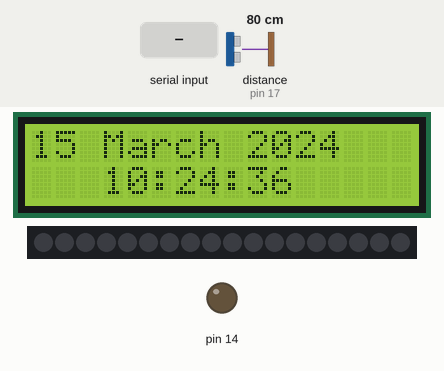
The sketch below on a simulated Arduino Uno, built with avr-gcc and run on an emulated ATmega328P. Shown: 16×2 character LCD, 18 RGB LEDs in strip order, left to right, output pins drawn as LEDs (lit = HIGH). Wiring (inferred from the names in the program): ultrasonic range finder: trigger pin 18; echo pin 17. The inputs (shaded band) are chosen by the test bench; at power-on: distance to the obstacle (sensor on pin 17) 80 cm. The echo pulse lasts 58.3 µs per cm; the local clock reads 2024-03-15 10:24:30 at power-on unless the sketch sets it; pins used as bus, display or sensor lines are not drawn; what the sketch prints to the serial monitor is not drawn.

Above: at 7.3 s.
7.4 s: "90,45,200\n" received over the second serial link
At 14.4 s:
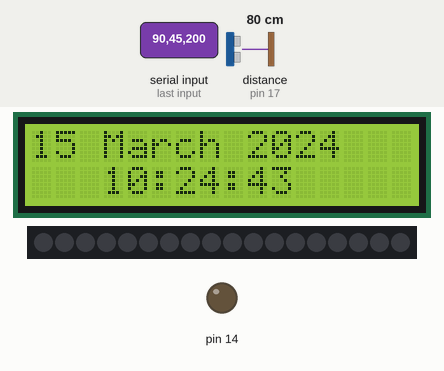
15.2 s: "A90\n" received over the second serial link
At 19.96 s:
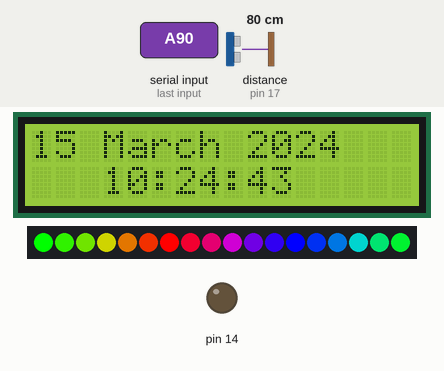
39.2 s: "X,45\n" received over the second serial link
At 49.2 s:
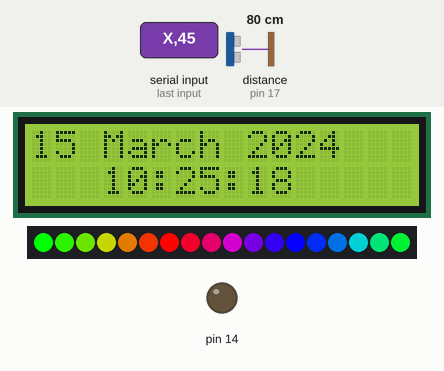
49.5 s: "B90\n" received over the second serial link
At 55.6 s:
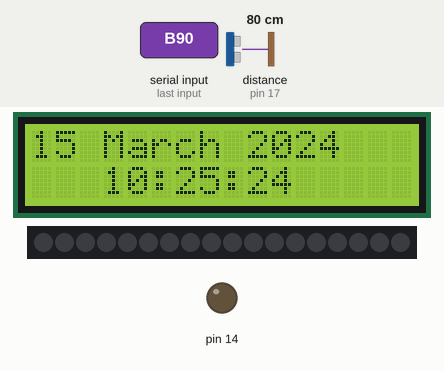
55.9 s: "Q" received over the second serial link
At 62.9 s:
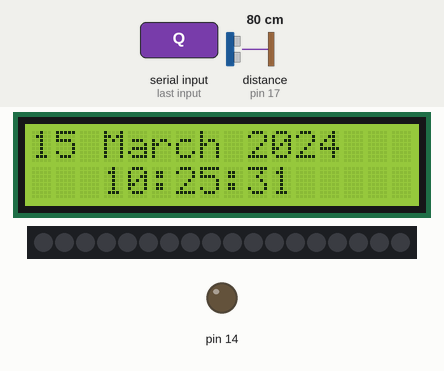
67.8 s: "X" received over the second serial link
At 75.0 s:
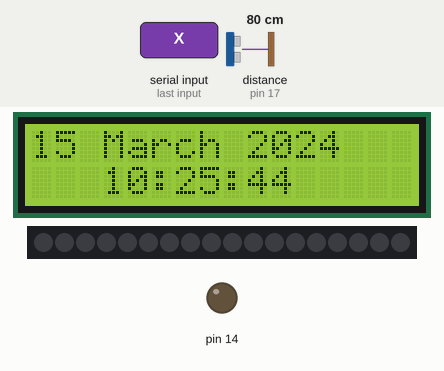

Measured:
- after the input at 7.4 s, the display: changes after 6.3 s (image 1)
- after the input at 67.8 s, the display: changes after 6.8 s (image 6)
- what the display in image 5 shows lasts 6.1 s, from 61.5 s to 67.6 s

The sketch:

10.03E.ino
```cpp
//hello on va essayer de faire un programme correct stp mati
#include <Adafruit_NeoPixel.h>
#define PIN 11
#define NUM_LEDS 18
Adafruit_NeoPixel strip = Adafruit_NeoPixel(NUM_LEDS, PIN, NEO_GRB + NEO_KHZ800);

////////////////////////////////////

#include <SoftwareSerial.h>
#define ARDUINO_RX 15//should connect to TX of the Serial MP3 Player module
#define ARDUINO_TX 16//connect to RX of the module
SoftwareSerial mySerial(ARDUINO_RX, ARDUINO_TX);
static int8_t Send_buf[8] = {0} ;

#define CMD_SEL_DEV 0X09
#define DEV_TF 0X02
#define CMD_PLAY_W_VOL 0X22
#define CMD_PLAY 0X0D
#define CMD_PAUSE 0X0E


#include <string.h>
#include <DS1302.h>
#include <LiquidCrystal.h>

#include <stdio.h>
//Init DS1302
DS1302 rtc(2, 3, 4);
LiquidCrystal lcd(5, 6, 7, 8, 9, 10); // initialise les commandes avec les n° de broches
// Init structure Time-data
Time t;

int heure;
int minutes;

//Programa voz
String mensaje;
#define RX 12
#define TX 13
SoftwareSerial BlueT(RX,TX);

///////////////////////////////////MATI////////////////////////////////////////

#define ARDUINO_RX 3//should connect to TX of the Serial MP3 Player module
#define ARDUINO_TX 4//connect to RX of the module
#define RX 8
#define TX 9
const int echo=17;
const int trig=18;
int d; // distance à laquelle l'utilisateur se trouve du réveil, on va devoir la faire changer avec le telephone

////////////////////////////////FIN MATI///////////////////////////////////////


void setup() //////////////////////////////////////////////////////////////////////SETUP//////////////////////////////////////////////////////////////////////////////////
{
///////////////////////////////////MATI//////////////////////////////

mySerial.begin(9600);
          Serial.begin(9600);
      delay(500);//Wait chip initialization is complete
      sendCommand(CMD_SEL_DEV, DEV_TF);//select the TF card
      delay(200);//wait for 200ms

      Serial.begin(9600);
  BlueT.begin(9600);
  pinMode(trig,OUTPUT);
  pinMode(echo,INPUT);

/////////////////////////////FIN MATI///////////////////////////////////////


    // Positionnement horloge a run-mode et desactive protection en ecriture
  rtc.halt(false);
  rtc.writeProtect(false);
  //lcd
lcd.begin(16,2);


//programa voz
  pinMode(14,OUTPUT);
  delay(500);
  Serial.println("Bonjour -Pret pour les commandes AT");
  BlueT.begin(9600);
  delay(500);

   strip.begin();
  strip.show(); // Initialize all pixels to 'off'
}/////////////////////////////////////////////////////////////////////////////////////FIN SETUP//////////////////////////////////////////////////////////////////////////////////////////
String str;


//////////////////////////////////////////////////////////////////////////////////////////LOOP////////////////////////////////////////////////////////////////////////////////////////////////
void loop()
{

//////////////MATI//////////////////////////////////////////////

int d= 100.0;
  digitalWrite(trig,HIGH); //generation de l'impulsion trig de 10 microsecondes
  delayMicroseconds(10);
  digitalWrite(trig,LOW);
  delayMicroseconds(10);

  float duree=pulseIn(echo,HIGH,500000);
  float distance = duree*0.034/2;


if (BlueT.available()){
  Serial.println("le bluetooth est connecté");
  char c=BlueT.read();


if (c=='X') {
      d=BlueT.parseInt();
      Serial.print("distance initialisée:");
      Serial.println(d);
      }

}


 delay(5000);


/////////////////////////////FIN MATI////////////////////////////////////////////


   //programa voz y programa la hora del despertador
   while(BlueT.available()){

    delay(100);
    char c=BlueT.read();
    Serial.println(char(c));
    if (c=='A') {

       rainbowCycle(20);
       Serial.println("allumer");
    }
    if (c=='B') {
      Serial.println("éteindre");
      setAll(0,0,0);


    }

    if (c=='Q') {
      heure=BlueT.parseInt();
    }

    if (c=='W'){
      minutes=BlueT.parseInt();
    }
  }

t = rtc.getTime();
  if (heure==t.hour and minutes==t.min){
      mySerial.begin(9600);
      Serial.begin(9600);
      delay(500);//Wait chip initialization is complete
      sendCommand(CMD_SEL_DEV, DEV_TF);//select the TF card
      delay(200);//wait for 200ms
      sendCommand(CMD_PLAY_W_VOL, 0X1E01);//play the first song with volume 30 class
      rainbowCycle(20);
      Serial.println("C'est l'heure");
      char c=BlueT.read();
      if (c=='C' ){
        sendCommand(CMD_PAUSE, 0X0E);//pause the playing track
        delay(1000);
        Serial.println("on éteint avec bluetooth");
    }

    while (distance >= d){
       Serial.println("pause");
       Serial.println("levé");
       sendCommand(CMD_PAUSE, 0X0E);//pause the playing track
       setAll(0,0,0);
        delay(1000);
     }
Serial.println("dans son lit");
}


   // Ecriture date sur console serie
  lcd.setCursor(0, 0);
  lcd.print(t.date, DEC);
  lcd.print(" ");
  lcd.print(rtc.getMonthStr());
  lcd.print(" ");
  lcd.println(t.year, DEC);


  // Ecriture heure sur console serie
 lcd.setCursor(3, 1);
  lcd.print(t.hour, DEC);
  lcd.print(":");
 lcd.print(t.min, DEC);
 lcd.print(":");
 lcd.print(t.sec, DEC);
 //lcd.println(":");


  // Attente d une seconde avant lecture suivante :)
  delay (1000);

}///////////////////////////////////////////////////////////////////FIN LOOP/////////////////////////////////////////////////////////////////////////////////////////////////////////


void sendCommand(int8_t command, int16_t dat)
{
  //delay(20);
  Send_buf[0] = 0x7e; //starting byte
  Send_buf[1] = 0xff; //version
  Send_buf[2] = 0x06; //the number of bytes of the command without starting byte and ending byte
  Send_buf[3] = command; //
  Send_buf[4] = 0x00;//0x00 = no feedback, 0x01 = feedback
  Send_buf[5] = (int8_t)(dat >> 8);//datah
  Send_buf[6] = (int8_t)(dat); //datal
  Send_buf[7] = 0xef; //ending byte
  for(uint8_t i=0; i<8; i++)//
  {
    mySerial.write(Send_buf[i]) ;
  }
}


void rainbowCycle(int SpeedDelay) {
  byte *c;
  uint16_t i, j;

  for(j=0; j<256*5; j++) { // 5 cycles of all colors on wheel
    for(i=0; i< NUM_LEDS; i++) {
      c=Wheel(((i * 256 / NUM_LEDS) + j) & 255);
      setPixel(i, *c, *(c+1), *(c+2));
    }
    showStrip();
    delay(SpeedDelay);
  }
}

byte * Wheel(byte WheelPos) {
  static byte c[3];

  if(WheelPos < 85) {
   c[0]=WheelPos * 3;
   c[1]=255 - WheelPos * 3;
   c[2]=0;
  } else if(WheelPos < 170) {
   WheelPos -= 85;
   c[0]=255 - WheelPos * 3;
   c[1]=0;
   c[2]=WheelPos * 3;
  } else {
   WheelPos -= 170;
   c[0]=0;
   c[1]=WheelPos * 3;
   c[2]=255 - WheelPos * 3;
  }

  return c;
}


void showStrip() {
 #ifdef ADAFRUIT_NEOPIXEL_H
   // NeoPixel
   strip.show();
 #endif
 #ifndef ADAFRUIT_NEOPIXEL_H
   // FastLED
   FastLED.show();
 #endif
}

void setPixel(int Pixel, byte red, byte green, byte blue) {
 #ifdef ADAFRUIT_NEOPIXEL_H
   // NeoPixel
   strip.setPixelColor(Pixel, strip.Color(red, green, blue));
 #endif
 #ifndef ADAFRUIT_NEOPIXEL_H
   // FastLED
   leds[Pixel].r = red;
   leds[Pixel].g = green;
   leds[Pixel].b = blue;
 #endif
}

void setAll(byte red, byte green, byte blue) {
  for(int i = 0; i < NUM_LEDS; i++ ) {
    setPixel(i, red, green, blue);
  }
  showStrip();
}
```
